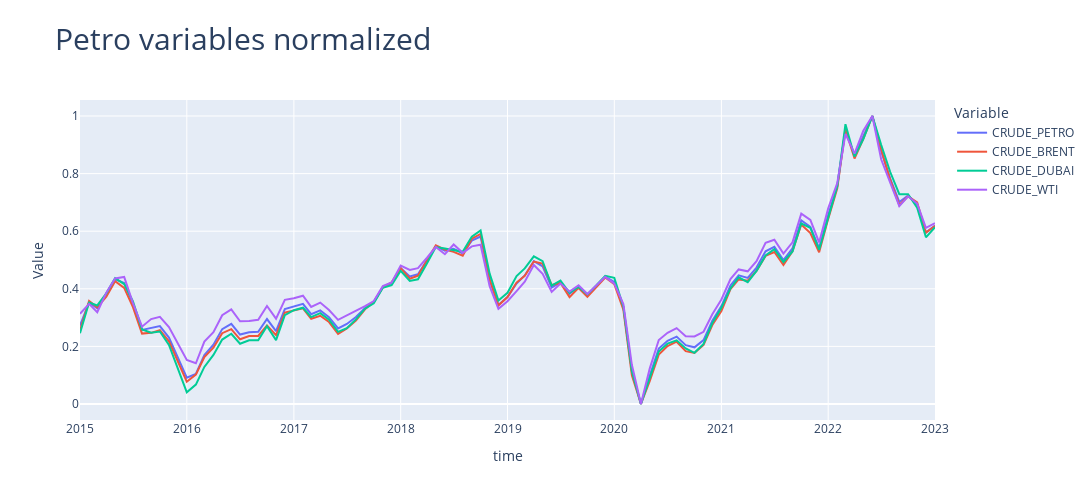

The code cell stored with this chart in its notebook:
### Code cell
subcols = petro
df_selected = df_normalized.loc[:, subcols]
df_melted = df_selected.reset_index().melt(id_vars=df_selected.index.name, var_name='Variable', value_name='Value')
fig = px.line(df_melted, x=df_selected.index.name, y='Value', color='Variable', title='Petro variables normalized')
fig.update_layout(width=1100, height=500, title_font=dict(size=30))
fig.show()
